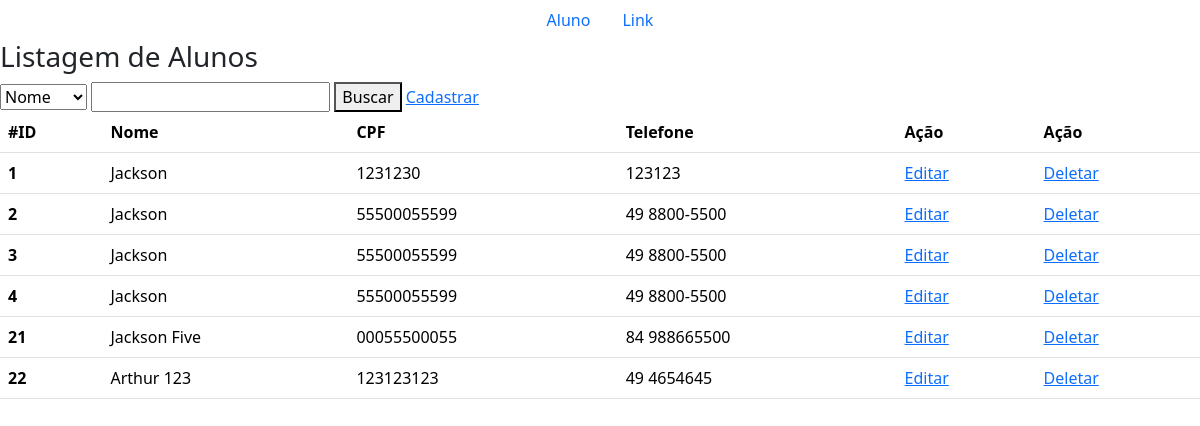
Before: /paginas/AlunoList.php with the older database file.
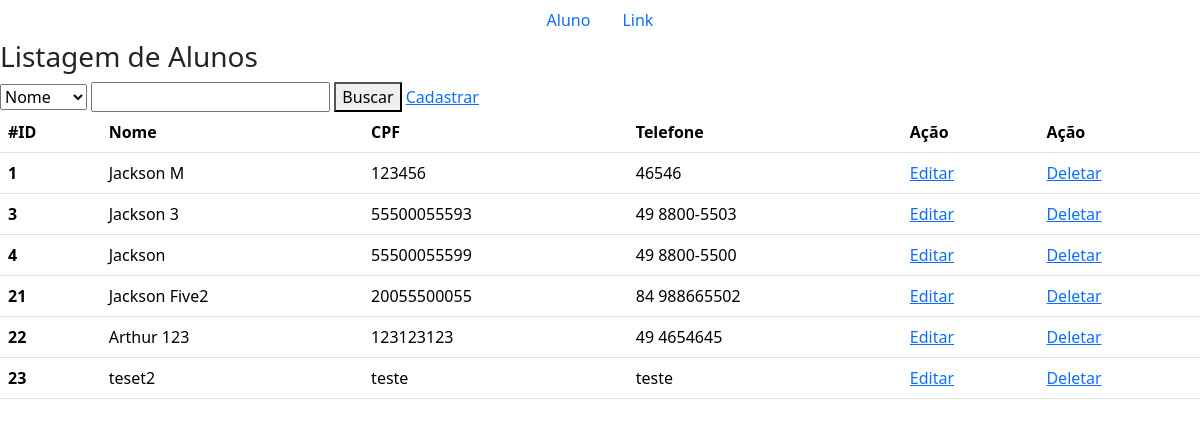
After: the same page with the newer database file.
### tables this page shows
CREATE TABLE IF NOT EXISTS `aluno` (
  `id` int unsigned NOT NULL AUTO_INCREMENT,
  `nome` varchar(100) NOT NULL DEFAULT '0',
  `cpf` varchar(14) NOT NULL DEFAULT '0',
  `telefone` varchar(20) NOT NULL DEFAULT '0',
  PRIMARY KEY (`id`)
);

### db.class.php (called while the page is built, shortened)
<?php
class DB
{
    public function conn()
    {
        $host = "localhost";
        $dbname = "db_aula_pweb1";
        $user = "root";
        $password = "";
        try {
            $conn = new PDO(
                "mysql:host=$host;dbname=$dbname",
                $user,
                $password,
                [ PDO::ATTR_ERRMODE,
                  PDO::ERRMODE_EXCEPTION,
                  PDO::MYSQL_ATTR_INIT_COMMAND => "SET NAMES utf8"
                ]
            );
            return $conn;
        } catch (PDOException $e) {
            echo "Connection failed: " . $e->getMessage();
        }
    }
    public function select($nome_tabela){
        $conn = $this->conn();
        $sql = "SELECT * FROM $nome_tabela";
        $st = $conn->prepare($sql);
        $st->execute();
        return $st->fetchAll(PDO::FETCH_CLASS);
    }
}
?>

### paginas/AlunoList.php (the view, shortened to what this page needs)
<?php
 include './header.php';
 include '../db.class.php';
?>
<!DOCTYPE html>
<html lang="en">
<head>
</head>
<body>
    <?php
        $db = new DB();
        $db->conn();
        if(!empty($_POST)){
           $dados = $db->search("aluno",$_POST);
        } else {
           $dados = $db->select("aluno");
        }
    ?>
    <div>
        <h3>Listagem de Alunos</h3>
        <form action="AlunoList.php" method="post">
            <select name="tipo">
                <option value="nome">Nome</option>
            </select>
            <input type="text" name="valor" />
            <button type="submit">Buscar</button>
            <a href="AlunoForm.php"> Cadastrar </a>
        </form>
    </div>
<table class="table">
  <thead>
    <tr>
      <th scope="col">#ID</th>
      <th scope="col">Nome</th>
      <th scope="col">CPF</th>
      <th scope="col">Telefone</th>
      <th scope="col">Ação</th>
      <th scope="col">Ação</th>
    </tr>
  </thead>
  <tbody>
    <?php
        foreach($dados as $item){
            echo "<tr>";
            echo "<th scope='row'>$item->id</th>";
            echo "<td>$item->nome</td>";
            echo "<td>$item->cpf</td>";
            echo "<td>$item->telefone</td>";
            echo "<td><a href='AlunoForm.php?id=$item->id'>Editar</a></td>";
            echo "<td><a onclick='return confirm(\"Deseja Excluir?\")'
                    href='AlunoList.php?id=$item->id'>Deletar</a>
                  </td>";
            echo "</tr>";
        }
    ?>
  </tbody>
</table>
<?php include "./footer.php" ?>

### paginas/header.php (shortened to what this page needs)
<!doctype html>
<html lang="en">
  <head>
    <link href="https://cdn.jsdelivr.net/npm/bootstrap@5.3.2/dist/css/bootstrap.min.css" rel="stylesheet">
  </head>
  <body>
    <?php include "./menu.php" ?>

### paginas/menu.php
<ul class="nav justify-content-center">
  <li class="nav-item">
    <a class="nav-link active" aria-current="page" href="AlunoList.php">Aluno</a>
  </li>
  <li class="nav-item">
    <a class="nav-link" href="#">Link</a>
  </li>
</ul>

### paginas/footer.php (shortened to what this page needs)
  </body>
</html>

Changed rows visible on the page:
removed aluno: id "2", nome "Jackson", cpf "55500055599", telefone "49 8800-5500"
changed aluno id 1: nome "Jackson" → "Jackson M"; cpf "1231230" → "123456"; telefone "123123" → "46546"
changed aluno id 3: nome "Jackson" → "Jackson 3"; cpf "55500055599" → "55500055593"; telefone "49 8800-5500" → "49 8800-5503"
changed aluno id 21: nome "Jackson Five" → "Jackson Five2"; cpf "00055500055" → "20055500055"; telefone "84 988665500" → "84 988665502"
added aluno: id "23", nome "teset2", cpf "teste", telefone "teste"
